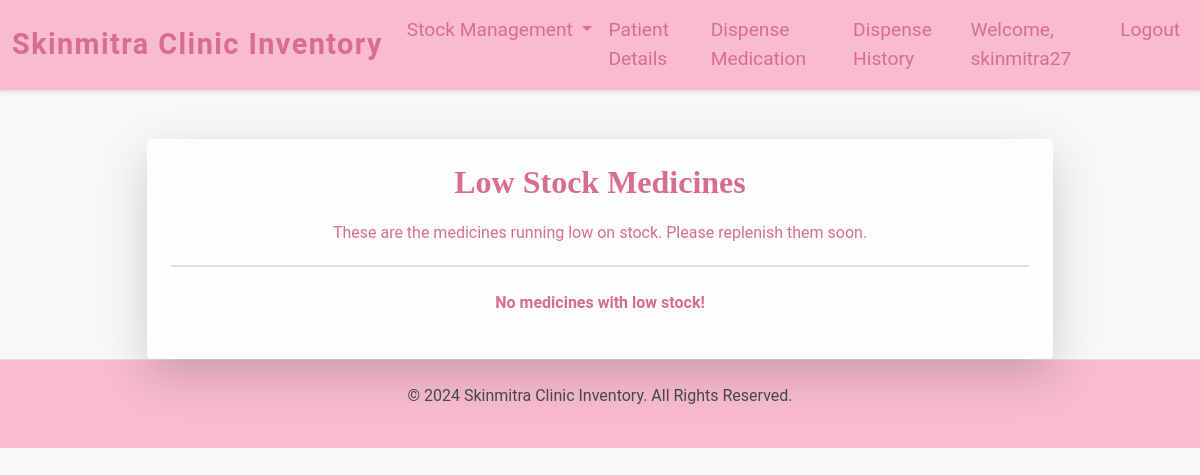
/low_stock/ (signed in), run on an earlier commit of the app's database.
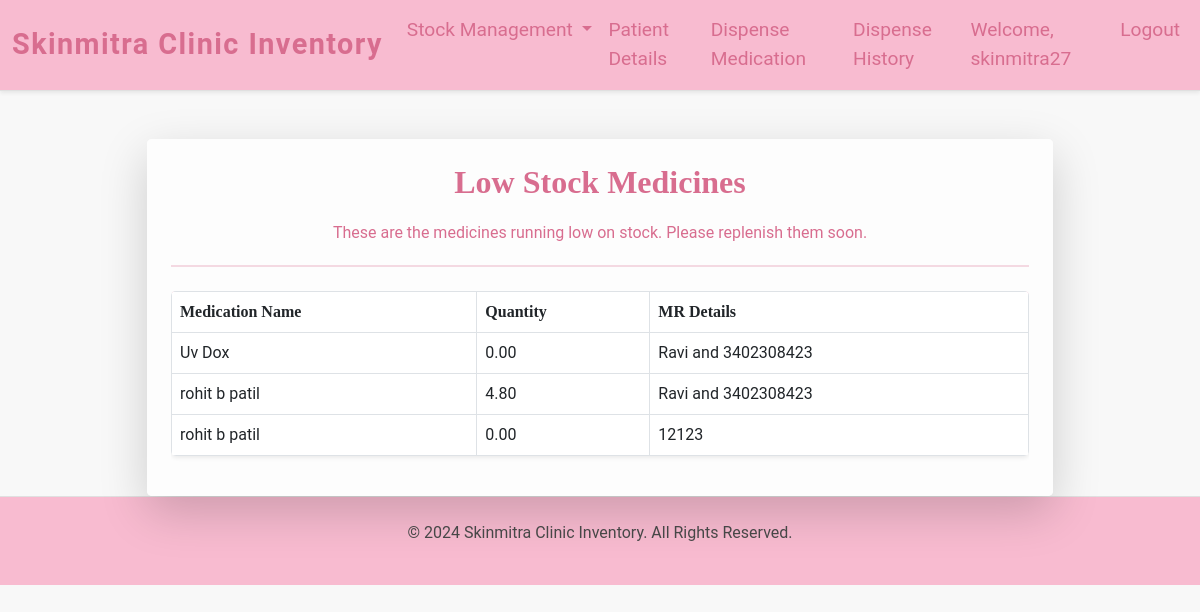
And on a later commit of the database.
### inventory/models.py (models this page shows, shortened)
class Medication(models.Model):
    name = models.CharField(max_length=100)
    quantity = models.DecimalField(max_digits=10, decimal_places=2)
    date_added = models.DateTimeField(auto_now_add=True)
    company_name = models.CharField(max_length=255, default="Unknown")
    mr_number = models.CharField(max_length=255, default="Unknown")

### inventory/views.py (the view)
# urls.py: path('low_stock/', views.low_stock, name='low_stock'),
@login_required
def low_stock(request):
    medications = Medication.objects.filter(quantity__lt=10)
    return render(request, "low_stock.html", {"medications": medications})

### inventory/templates/low_stock.html (shortened to what this page needs)
{% extends "base.html" %}
{% block content %}
<div class="container mt-5">
    <div class="row justify-content-center">
        <div class="col-md-10">
            <div class="card shadow-lg border-0">
                <div class="card-body p-4">
                    <div class="text-center mb-4">
                        <h1 class="low-stock-heading">Low Stock Medicines</h1>
                        <p class="lead-text">These are the medicines running low on stock. Please replenish them soon.</p>
                        <hr class="hr-style">
                    </div>
                    {% if medications %}
                    <div class="table-responsive mt-4">
                        <table class="table table-bordered table-hover shadow-sm">
                            <thead class="table-heading">
                                <tr>
                                    <th>Medication Name</th>
                                    <th>Quantity</th>
                                    <th>MR Details</th>
                                </tr>
                            </thead>
                            <tbody>
                                {% for medication in medications %}
                                <tr>
                                    <td>{{ medication.name }}</td>
                                    <td>{{ medication.quantity }}</td>
                                    <td>{{ medication.mr_number }}</td>
                                </tr>
                                {% empty %}
                                <tr>
                                    <td colspan="2" class="text-center-custom">No low stock medicines available.</td>
                                </tr>
                                {% endfor %}
                            </tbody>
                        </table>
                    </div>
                    {% else %}
                    <p class="low-stock-heading text-center-custom mt-4">No medicines with low stock!</p>
                    {% endif %}
                </div>
            </div>
        </div>
    </div>
</div>
{% endblock %}

What changed in the data, as far as the page shows it:
now on this page (row edited): Medication: name "Uv Dox", quantity "0.00", mr_number "Ravi and 3402308423"
now on this page (row edited): Medication: name "rohit b patil", quantity "4.80", mr_number "Ravi and 3402308423"
now on this page (row edited): Medication: name "rohit b patil", quantity "0.00", mr_number "12123"
Also different on the page:
text no longer shown: "No medicines with low stock!"
text now shown: "Medication Name Quantity MR Details"
